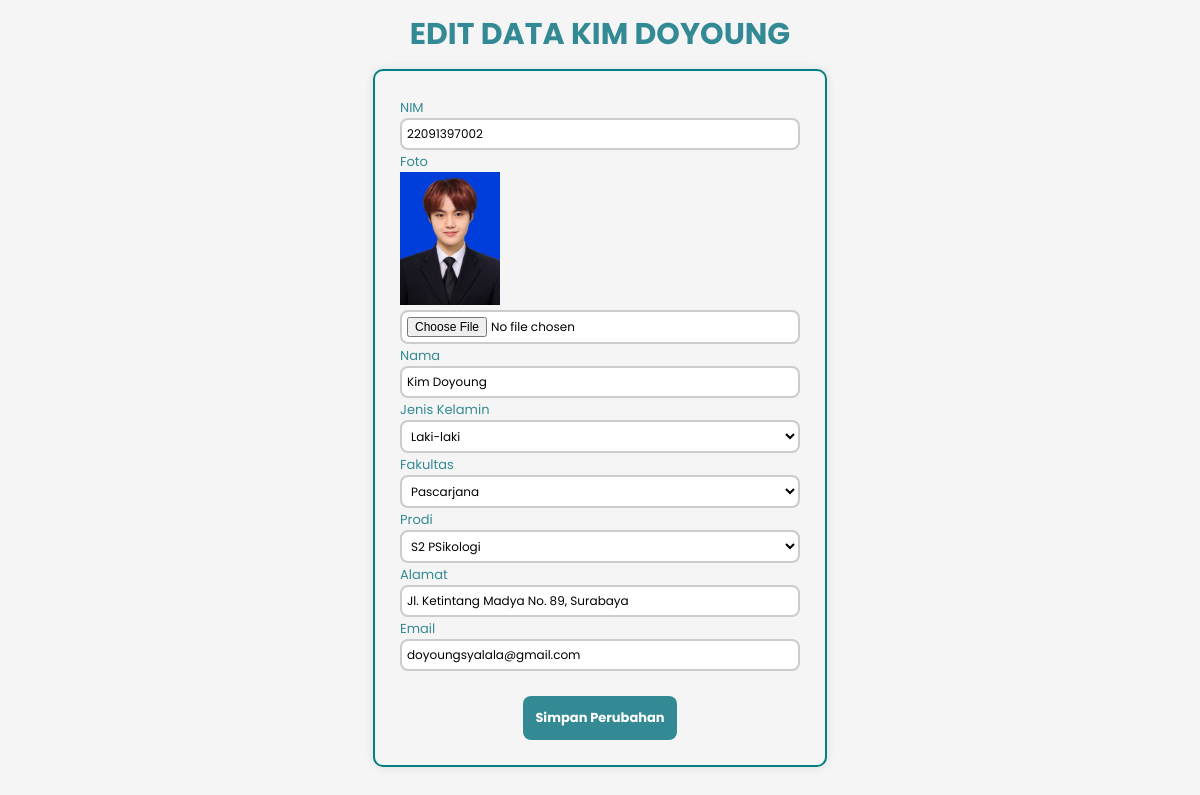
The app's page /edit_data.php?id=22091397002 with its own data.
### tables this page shows
CREATE TABLE `tbmahasiswa` (
  `nim` varchar(13) NOT NULL,
  `foto` varchar(255) DEFAULT NULL,
  `nama` varchar(255) NOT NULL,
  `jenis_kelamin` varchar(10) NOT NULL,
  `fakultas` varchar(255) NOT NULL,
  `prodi` varchar(255) NOT NULL,
  `alamat` varchar(255) NOT NULL,
  `email` varchar(255) NOT NULL
);

### edit_data.php (the view, shortened to what this page needs)
<?php include 'koneksi.php';
  if (isset($_GET['id'])) {
    $nim = ($_GET["id"]);
    $query = "SELECT * FROM tbmahasiswa WHERE nim='$nim'";
    $result = mysqli_query($koneksi, $query);
    $data = mysqli_fetch_assoc($result);
  } else {
    echo "<script>alert('Masukkan data .');window.location='index.php';</script>";
  }
  ?>
<!DOCTYPE html>
<html lang="en">
<head>
</head>
<body>
    <center><h1>Edit Data <?php echo $data['nama']; ?></h1></center>
    <form method="POST" action="proses_edit.php" enctype="multipart/form-data">
    <section class="base">
        <div>
            <label>NIM</label>
            <input type="text" name="nim" required="" value="<?php echo $data['nim']; ?>"/>
        </div>
        <div>
            <label>Foto</label>
            <img src="gambar/<?php echo $data['foto']; ?>" style="width: 100px; float: left; margin-bottom: 5px;">
            <input type="file" name="foto"/>
        </div>
        <div>
            <label>Nama</label>
            <input type="text" name="nama" autofocus="" required="" value="<?php echo $data['nama']; ?>" />
        </div>
        <div>
            <label>Jenis Kelamin</label>
            <select name="jenis_kelamin" class="form-control">
            <option value="Laki-laki" <?php if($data['jenis_kelamin'] == 'Laki-laki') echo 'selected="selected"'; ?>>Laki-laki</option>
            </select>
        </div>
        <div>
    <label>Fakultas</label>
    <select name="fakultas" class="form-control" onchange="showProdi(this)" value="<?php echo $data['fakultas']; ?>">
        <option value="Pascarjana" <?php if($data['fakultas'] == 'Pascarjana') echo 'selected="selected"'; ?>>Pascarjana</option>
    </select>
</div>
<div>
    <label>Prodi</label>
    <select name="prodi" class="form-control" id="prodi">
    </select>
</div>
        <div>
            <label>Alamat</label>
            <input type="text" name="alamat"  required="" value="<?php echo $data['alamat']; ?>"/>
        </div>
        <div>
            <label>Email</label>
            <input type="text" name="email"  required="" value="<?php echo $data['email']; ?>" />
        </div>
        <div>
            <br>
            <button type="submit">Simpan Perubahan</button>
        </div>
    </section>
    </form>
</body>
</html>

### edit_data.php (style rules this page uses)
* { font-family: 'Poppins', sans-serif; background-color: #f5f5f5; }
h1 { text-transform: uppercase; color: #338a94; font-size: 30px; margin: 1%; }
.base { width: 400px; height: fit-content; padding: 25px; margin: 10px auto; background-color: #f5f5f5; border-radius: 10px; box-shadow: 0 0 10px rgba(0, 0, 0, 0.1); border: 2px solid #008080; text-align: center; }
label { margin-top: 2px; display: block; color: #338a94; font-size: 13px; text-align: left; }
select, input { padding: 5px; width: 100%; box-sizing: border-box; background-color: #fff; border: 2px solid #ccc; outline-color: #338a94; border-radius: 8px; font-size: 12px; }
button { background-color: #338a94; color: #fff; padding: 12px; font-size: 13px; border: 0; border-radius: 8px; cursor: pointer; font-weight: bold; }

### records on screen
tbmahasiswa: nama "KIM DOYOUNG", nim "22091397002", foto (picture), nama "Kim Doyoung", jenis_kelamin "Laki-laki", fakultas "Pascarjana", alamat "Jl. Ketintang Madya No. 89, Surabaya", email "doyoungsyalala@gmail.com"
